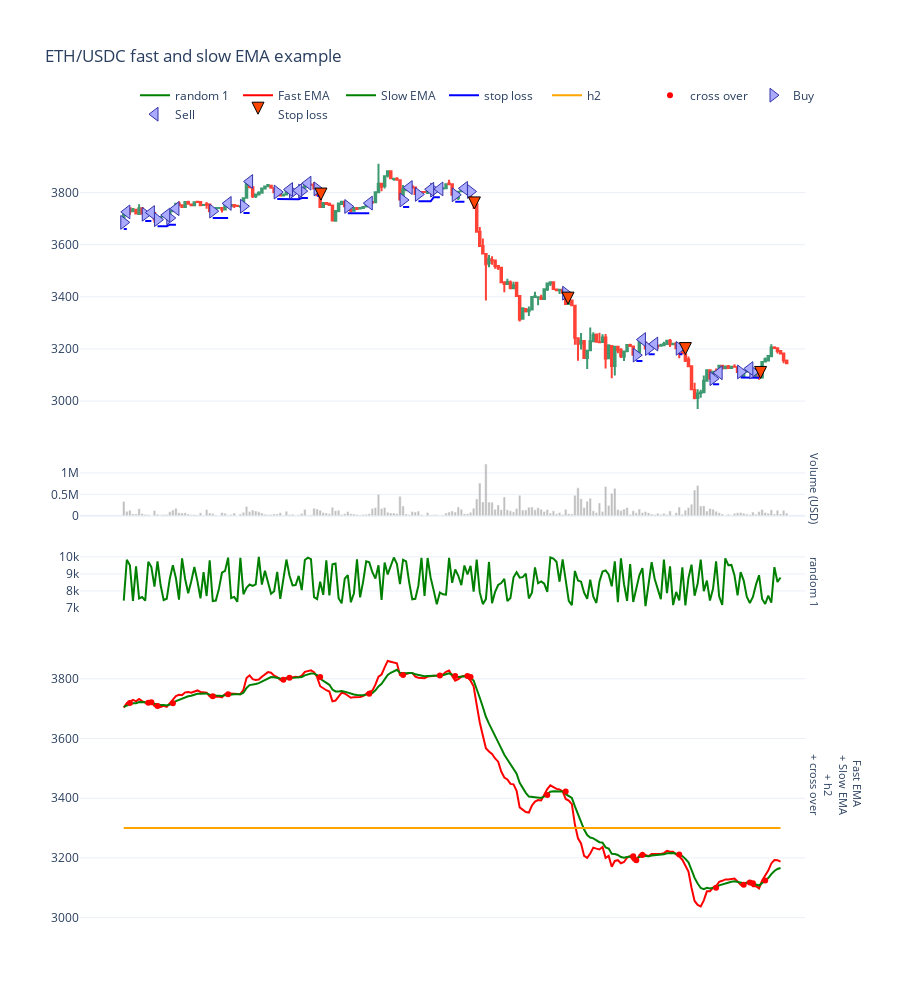

Notebook code cell kept with this figure:
### Markdown cell above
### Note

When zooming in, the event indicators will not be exactly where they should, unless the event falls exactly on a candle close. This is unfortunately something that cannot be fixed for the time being.

### Code cell
from tradeexecutor.visual.single_pair import visualise_single_pair, visualise_single_pair_positions_with_duration_and_slippage
from tradingstrategy.charting.candle_chart import VolumeBarMode

figure = visualise_single_pair(
    state,
    universe.universe.candles,
    start_at=START_AT,
    end_at=END_AT,
    volume_bar_mode=VolumeBarMode.separate,
    volume_axis_name="Volume (USD)",
    height = 1000,
    relative_sizing=[1, 0.2, 0.2, 1]
)

figure.show()

### Figure 1 — Plotly figure (JSON) as saved in the notebook; plotly's stock layout.template omitted (floating-point values rounded to 4 significant figures; data arrays with more than 128 entries replaced by an {"elided": "..."} marker saying what was removed)
{"data": [{"marker": {"color": "rgba(128,128,128,0.5)"}, "showlegend": false, "type": "bar", "x": {"elided": "217 str values"}, "xaxis": "x", "y": {"elided": "217 float values"}, "yaxis": "y2"}, {"close": {"elided": "217 float values"}, "high": {"elided": "217 float values"}, "hoverinfo": "text", "low": {"elided": "217 float values"}, "open": {"elided": "217 float values"}, "showlegend": false, "text": {"elided": "217 str values"}, "type": "candlestick", "x": {"elided": "217 str values"}, "xaxis": "x", "yaxis": "y"}, {"line": {"color": "green", "shape": "linear"}, "mode": "lines", "name": "random 1", "type": "scatter", "x": {"elided": "216 str values"}, "xaxis": "x", "y": {"elided": "216 int values"}, "yaxis": "y3"}, {"line": {"color": "red", "shape": "linear"}, "mode": "lines", "name": "Fast EMA", "type": "scatter", "x": {"elided": "216 str values"}, "xaxis": "x", "y": {"elided": "216 float values"}, "yaxis": "y4"}, {"line": {"color": "green", "shape": "linear"}, "mode": "lines", "name": "Slow EMA", "type": "scatter", "x": {"elided": "216 str values"}, "xaxis": "x", "y": {"elided": "216 float values"}, "yaxis": "y4"}, {"line": {"color": "blue", "shape": "linear"}, "mode": "lines", "name": "stop loss", "type": "scatter", "x": {"elided": "216 str values"}, "xaxis": "x", "y": {"elided": "216 float values"}, "yaxis": "y"}, {"line": {"color": "orange", "shape": "linear"}, "mode": "lines", "name": "h2", "type": "scatter", "x": {"elided": "216 str values"}, "xaxis": "x", "y": {"elided": "216 int values"}, "yaxis": "y4"}, {"marker": {"color": "red"}, "mode": "markers", "name": "cross over", "type": "scatter", "x": ["2022-01-01T02:00:00", "2022-01-01T08:00:00", "2022-01-01T09:00:00", "2022-01-01T11:00:00", "2022-01-01T16:00:00", "2022-01-02T05:00:00", "2022-01-02T10:00:00", "2022-01-03T04:00:00", "2022-01-03T06:00:00", "2022-01-03T16:00:00", "2022-01-04T08:00:00", "2022-01-04T19:00:00", "2022-01-05T07:00:00", "2022-01-05T12:00:00", "2022-01-05T16:00:00", "2022-01-05T17:00:00", "2022-01-06T18:00:00", "2022-01-07T00:00:00", "2022-01-07T22:00:00", "2022-01-07T23:00:00", "2022-01-08T01:00:00", "2022-01-08T13:00:00", "2022-01-09T01:00:00", "2022-01-09T10:00:00", "2022-01-09T12:00:00", "2022-01-09T13:00:00", "2022-01-09T17:00:00"], "xaxis": "x", "y": [3719.0, 3720.0, 3721.0, 3709.0, 3718.0, 3741.0, 3749.0, 3797.0, 3803.0, 3806.0, 3750.0, 3813.0, 3811.0, 3810.0, 3810.0, 3806.0, 3411.0, 3422.0, 3206.0, 3192.0, 3209.0, 3211.0, 3100.0, 3110.0, 3117.0, 3115.0, 3124.0], "yaxis": "y4"}, {"hoverinfo": "text", "marker": {"color": "#aaaaff", "line": {"color": "#3333aa", "width": 1}, "size": 12, "symbol": "triangle-right"}, "mode": "markers", "name": "Buy", "text": ["------------------------------------------------------------<br>Buy ETH<br><br>Executed at: 2022-01-01 00:00:00<br>Value: 7000.0000 USD<br>Quantity: 1.894503 ETH<br>Executed at price: 3694.8995 ETH / USD<br>Fees paid: $17.50", "------------------------------------------------------------<br>Buy ETH<br><br>Executed at: 2022-01-01 07:00:00<br>Value: 7028.6896 USD<br>Quantity: 1.886392 ETH<br>Executed at price: 3725.9956 ETH / USD<br>Fees paid: $17.57", "------------------------------------------------------------<br>Buy ETH<br><br>Executed at: 2022-01-01 11:00:00<br>Value: 7012.8027 USD<br>Quantity: 1.892556 ETH<br>Executed at price: 3705.4666 ETH / USD<br>Fees paid: $17.53", "------------------------------------------------------------<br>Buy ETH<br><br>Executed at: 2022-01-01 15:00:00<br>Value: 7011.2038 USD<br>Quantity: 1.888913 ETH<br>Executed at price: 3711.7661 ETH / USD<br>Fees paid: $17.53", "------------------------------------------------------------<br>Buy ETH<br><br>Executed at: 2022-01-02 05:00:00<br>Value: 7033.8286 USD<br>Quantity: 1.881604 ETH<br>Executed at price: 3738.2089 ETH / USD<br>Fees paid: $17.58", "------------------------------------------------------------<br>Buy ETH<br><br>Executed at: 2022-01-02 15:00:00<br>Value: 7048.0019 USD<br>Quantity: 1.875948 ETH<br>Executed at price: 3757.0352 ETH / USD<br>Fees paid: $17.62", "------------------------------------------------------------<br>Buy ETH<br><br>Executed at: 2022-01-03 02:00:00<br>Value: 7147.6100 USD<br>Quantity: 1.875278 ETH<br>Executed at price: 3811.4945 ETH / USD<br>Fees paid: $17.87", "------------------------------------------------------------<br>Buy ETH<br><br>Executed at: 2022-01-03 07:00:00<br>Value: 7135.2214 USD<br>Quantity: 1.872290 ETH<br>Executed at price: 3810.9605 ETH / USD<br>Fees paid: $17.84", "------------------------------------------------------------<br>Buy ETH<br><br>Executed at: 2022-01-03 10:00:00<br>Value: 7118.7001 USD<br>Quantity: 1.865887 ETH<br>Executed at price: 3815.1828 ETH / USD<br>Fees paid: $17.80", "------------------------------------------------------------<br>Buy ETH<br><br>Executed at: 2022-01-03 15:00:00<br>Value: 7133.4370 USD<br>Quantity: 1.865559 ETH<br>Executed at price: 3823.7538 ETH / USD<br>Fees paid: $17.83", "------------------------------------------------------------<br>Buy ETH<br><br>Executed at: 2022-01-04 01:00:00<br>Value: 7052.4342 USD<br>Quantity: 1.877665 ETH<br>Executed at price: 3755.9597 ETH / USD<br>Fees paid: $17.63", "------------------------------------------------------------<br>Buy ETH<br><br>Executed at: 2022-01-04 19:00:00<br>Value: 7044.7507 USD<br>Quantity: 1.863267 ETH<br>Executed at price: 3780.8598 ETH / USD<br>Fees paid: $17.61", "------------------------------------------------------------<br>Buy ETH<br><br>Executed at: 2022-01-05 00:00:00<br>Value: 7082.4008 USD<br>Quantity: 1.862529 ETH<br>Executed at price: 3802.5728 ETH / USD<br>Fees paid: $17.71", "------------------------------------------------------------<br>Buy ETH<br><br>Executed at: 2022-01-05 05:00:00<br>Value: 7083.0144 USD<br>Quantity: 1.854833 ETH<br>Executed at price: 3818.6805 ETH / USD<br>Fees paid: $17.71", "------------------------------------------------------------<br>Buy ETH<br><br>Executed at: 2022-01-05 12:00:00<br>Value: 7064.5175 USD<br>Quantity: 1.858635 ETH<br>Executed at price: 3800.9170 ETH / USD<br>Fees paid: $17.66", "------------------------------------------------------------<br>Buy ETH<br><br>Executed at: 2022-01-05 17:00:00<br>Value: 7071.7837 USD<br>Quantity: 1.854287 ETH<br>Executed at price: 3813.7484 ETH / USD<br>Fees paid: $17.68", "------------------------------------------------------------<br>Buy ETH<br><br>Executed at: 2022-01-07 00:00:00<br>Value: 6960.4425 USD<br>Quantity: 2.033760 ETH<br>Executed at price: 3422.4508 ETH / USD<br>Fees paid: $17.40", "------------------------------------------------------------<br>Buy ETH<br><br>Executed at: 2022-01-07 23:00:00<br>Value: 6876.4855 USD<br>Quantity: 2.159454 ETH<br>Executed at price: 3184.3629 ETH / USD<br>Fees paid: $17.19", "------------------------------------------------------------<br>Buy ETH<br><br>Executed at: 2022-01-08 03:00:00<br>Value: 6942.3422 USD<br>Quantity: 2.162922 ETH<br>Executed at price: 3209.7058 ETH / USD<br>Fees paid: $17.36", "------------------------------------------------------------<br>Buy ETH<br><br>Executed at: 2022-01-08 13:00:00<br>Value: 6944.1691 USD<br>Quantity: 2.163002 ETH<br>Executed at price: 3210.4315 ETH / USD<br>Fees paid: $17.36", "------------------------------------------------------------<br>Buy ETH<br><br>Executed at: 2022-01-09 00:00:00<br>Value: 6883.7186 USD<br>Quantity: 2.225097 ETH<br>Executed at price: 3093.6717 ETH / USD<br>Fees paid: $17.21", "------------------------------------------------------------<br>Buy ETH<br><br>Executed at: 2022-01-09 09:00:00<br>Value: 6894.8843 USD<br>Quantity: 2.210112 ETH<br>Executed at price: 3119.6986 ETH / USD<br>Fees paid: $17.24", "------------------------------------------------------------<br>Buy ETH<br><br>Executed at: 2022-01-09 13:00:00<br>Value: 6890.5796 USD<br>Quantity: 2.209239 ETH<br>Executed at price: 3118.9833 ETH / USD<br>Fees paid: $17.23"], "type": "scatter", "x": ["2022-01-01T00:00:00", "2022-01-01T07:00:00", "2022-01-01T11:00:00", "2022-01-01T15:00:00", "2022-01-02T05:00:00", "2022-01-02T15:00:00", "2022-01-03T02:00:00", "2022-01-03T07:00:00", "2022-01-03T10:00:00", "2022-01-03T15:00:00", "2022-01-04T01:00:00", "2022-01-04T19:00:00", "2022-01-05T00:00:00", "2022-01-05T05:00:00", "2022-01-05T12:00:00", "2022-01-05T17:00:00", "2022-01-07T00:00:00", "2022-01-07T23:00:00", "2022-01-08T03:00:00", "2022-01-08T13:00:00", "2022-01-09T00:00:00", "2022-01-09T09:00:00", "2022-01-09T13:00:00"], "xaxis": "x", "y": [3686.0, 3717.0, 3696.0, 3703.0, 3729.0, 3748.0, 3802.0, 3801.0, 3806.0, 3814.0, 3747.0, 3771.0, 3793.0, 3809.0, 3791.0, 3804.0, 3414.0, 3176.0, 3202.0, 3202.0, 3086.0, 3112.0, 3111.0], "yaxis": "y"}, {"hoverinfo": "text", "marker": {"color": "#aaaaff", "line": {"color": "#3333aa", "width": 1}, "size": 12, "symbol": "triangle-left"}, "mode": "markers", "name": "Sell", "text": ["------------------------------------------------------------<br>Sell ETH<br><br>Executed at: 2022-01-01 01:00:00<br>Value: 7040.9852 USD<br>Quantity: 1.894503 ETH<br>Executed at price: 3716.5333 ETH / USD<br>Fees paid: $17.65", "------------------------------------------------------------<br>Sell ETH<br><br>Executed at: 2022-01-01 09:00:00<br>Value: 7005.9940 USD<br>Quantity: 1.886392 ETH<br>Executed at price: 3713.9644 ETH / USD<br>Fees paid: $17.56", "------------------------------------------------------------<br>Sell ETH<br><br>Executed at: 2022-01-01 14:00:00<br>Value: 7010.5186 USD<br>Quantity: 1.892556 ETH<br>Executed at price: 3704.2597 ETH / USD<br>Fees paid: $17.57", "------------------------------------------------------------<br>Sell ETH<br><br>Executed at: 2022-01-01 17:00:00<br>Value: 7043.5249 USD<br>Quantity: 1.888913 ETH<br>Executed at price: 3728.8770 ETH / USD<br>Fees paid: $17.65", "------------------------------------------------------------<br>Sell ETH<br><br>Executed at: 2022-01-02 10:00:00<br>Value: 7054.0761 USD<br>Quantity: 1.881604 ETH<br>Executed at price: 3748.9697 ETH / USD<br>Fees paid: $17.68", "------------------------------------------------------------<br>Sell ETH<br><br>Executed at: 2022-01-02 17:00:00<br>Value: 7190.2993 USD<br>Quantity: 1.875948 ETH<br>Executed at price: 3832.8888 ETH / USD<br>Fees paid: $18.02", "------------------------------------------------------------<br>Sell ETH<br><br>Executed at: 2022-01-03 06:00:00<br>Value: 7129.9120 USD<br>Quantity: 1.875278 ETH<br>Executed at price: 3802.0569 ETH / USD<br>Fees paid: $17.87", "------------------------------------------------------------<br>Sell ETH<br><br>Executed at: 2022-01-03 09:00:00<br>Value: 7111.6196 USD<br>Quantity: 1.872290 ETH<br>Executed at price: 3798.3546 ETH / USD<br>Fees paid: $17.82", "------------------------------------------------------------<br>Sell ETH<br><br>Executed at: 2022-01-03 12:00:00<br>Value: 7139.7528 USD<br>Quantity: 1.865887 ETH<br>Executed at price: 3826.4657 ETH / USD<br>Fees paid: $17.89", "------------------------------------------------------------<br>Sell ETH<br><br>Executed at: 2022-01-04 08:00:00<br>Value: 7041.4577 USD<br>Quantity: 1.877665 ETH<br>Executed at price: 3750.1139 ETH / USD<br>Fees paid: $17.65", "------------------------------------------------------------<br>Sell ETH<br><br>Executed at: 2022-01-04 21:00:00<br>Value: 7098.5365 USD<br>Quantity: 1.863267 ETH<br>Executed at price: 3809.7262 ETH / USD<br>Fees paid: $17.79", "------------------------------------------------------------<br>Sell ETH<br><br>Executed at: 2022-01-05 04:00:00<br>Value: 7083.2774 USD<br>Quantity: 1.862529 ETH<br>Executed at price: 3803.0435 ETH / USD<br>Fees paid: $17.75", "------------------------------------------------------------<br>Sell ETH<br><br>Executed at: 2022-01-05 07:00:00<br>Value: 7056.5902 USD<br>Quantity: 1.854833 ETH<br>Executed at price: 3804.4343 ETH / USD<br>Fees paid: $17.69", "------------------------------------------------------------<br>Sell ETH<br><br>Executed at: 2022-01-05 15:00:00<br>Value: 7074.8978 USD<br>Quantity: 1.858635 ETH<br>Executed at price: 3806.5019 ETH / USD<br>Fees paid: $17.73", "------------------------------------------------------------<br>Sell ETH<br><br>Executed at: 2022-01-08 01:00:00<br>Value: 6970.5665 USD<br>Quantity: 2.159454 ETH<br>Executed at price: 3227.9299 ETH / USD<br>Fees paid: $17.47", "------------------------------------------------------------<br>Sell ETH<br><br>Executed at: 2022-01-08 05:00:00<br>Value: 6944.9521 USD<br>Quantity: 2.162922 ETH<br>Executed at price: 3210.9125 ETH / USD<br>Fees paid: $17.41", "------------------------------------------------------------<br>Sell ETH<br><br>Executed at: 2022-01-09 02:00:00<br>Value: 6899.6696 USD<br>Quantity: 2.225097 ETH<br>Executed at price: 3100.8404 ETH / USD<br>Fees paid: $17.29", "------------------------------------------------------------<br>Sell ETH<br><br>Executed at: 2022-01-09 12:00:00<br>Value: 6888.7347 USD<br>Quantity: 2.210112 ETH<br>Executed at price: 3116.9162 ETH / USD<br>Fees paid: $17.26"], "type": "scatter", "x": ["2022-01-01T01:00:00", "2022-01-01T09:00:00", "2022-01-01T14:00:00", "2022-01-01T17:00:00", "2022-01-02T10:00:00", "2022-01-02T17:00:00", "2022-01-03T06:00:00", "2022-01-03T09:00:00", "2022-01-03T12:00:00", "2022-01-04T08:00:00", "2022-01-04T21:00:00", "2022-01-05T04:00:00", "2022-01-05T07:00:00", "2022-01-05T15:00:00", "2022-01-08T01:00:00", "2022-01-08T05:00:00", "2022-01-09T02:00:00", "2022-01-09T12:00:00"], "xaxis": "x", "y": [3726.0, 3723.0, 3714.0, 3738.0, 3758.0, 3842.0, 3812.0, 3808.0, 3836.0, 3760.0, 3819.0, 3813.0, 3814.0, 3816.0, 3236.0, 3219.0, 3109.0, 3125.0], "yaxis": "y"}, {"hoverinfo": "text", "marker": {"color": ["orangered", "orangered", "orangered", "orangered", "orangered"], "line": {"color": "black", "width": 1}, "size": 12, "symbol": "arrow-down"}, "mode": "markers", "name": "Stop loss", "text": ["------------------------------------------------------------<br>Stop loss ETH<br><br>Triggered at: 3787.5187 ETH / USD<br>Executed at: 2022-01-03 16:15:00<br>Value: 7017.7187 USD<br>Quantity: 1.865559 ETH<br>Executed at price: 3761.7250 ETH / USD<br>Fees paid: $17.59", "------------------------------------------------------------<br>Stop loss ETH<br><br>Triggered at: 3777.6082 ETH / USD<br>Executed at: 2022-01-05 18:15:00<br>Value: 6912.7249 USD<br>Quantity: 1.854287 ETH<br>Executed at price: 3727.9695 ETH / USD<br>Fees paid: $17.33", "------------------------------------------------------------<br>Stop loss ETH<br><br>Triggered at: 3390.0186 ETH / USD<br>Executed at: 2022-01-07 00:45:00<br>Value: 6840.5039 USD<br>Quantity: 2.033760 ETH<br>Executed at price: 3363.4770 ETH / USD<br>Fees paid: $17.14", "------------------------------------------------------------<br>Stop loss ETH<br><br>Triggered at: 3180.0084 ETH / USD<br>Executed at: 2022-01-08 15:00:00<br>Value: 6857.8112 USD<br>Quantity: 2.163002 ETH<br>Executed at price: 3170.5064 ETH / USD<br>Fees paid: $17.19", "------------------------------------------------------------<br>Stop loss ETH<br><br>Triggered at: 3089.4268 ETH / USD<br>Executed at: 2022-01-09 15:30:00<br>Value: 6802.6281 USD<br>Quantity: 2.209239 ETH<br>Executed at price: 3079.1725 ETH / USD<br>Fees paid: $17.05"], "type": "scatter", "x": ["2022-01-03T16:15:00", "2022-01-05T18:15:00", "2022-01-07T00:45:00", "2022-01-08T15:00:00", "2022-01-09T15:30:00"], "xaxis": "x", "y": [3771.0, 3737.0, 3372.0, 3178.0, 3087.0], "yaxis": "y"}, {"hoverinfo": "text", "marker": {"color": "lightgreen", "line": {"color": "black", "width": 1}, "size": 12, "symbol": "arrow-up"}, "mode": "markers", "name": "Take profit", "text": [], "type": "scatter", "x": [], "xaxis": "x", "y": [], "yaxis": "y"}], "layout": {"annotations": [{"font": {"size": 11}, "showarrow": false, "text": "Volume (USD)", "textangle": 90, "x": 0.98, "xanchor": "left", "xref": "paper", "y": 0.5604, "yanchor": "middle", "yref": "paper"}, {"font": {"size": 11}, "showarrow": false, "text": "random 1", "textangle": 90, "x": 0.98, "xanchor": "left", "xref": "paper", "y": 0.4396, "yanchor": "middle", "yref": "paper"}, {"font": {"size": 11}, "showarrow": false, "text": "Fast EMA<br> + Slow EMA<br> + h2<br> + cross over", "textangle": 90, "x": 0.98, "xanchor": "left", "xref": "paper", "y": 0.1771, "yanchor": "middle", "yref": "paper"}], "height": 1000, "hovermode": "x unified", "legend": {"orientation": "h", "x": 1, "xanchor": "right", "y": 1.09, "yanchor": "top"}, "margin": {"t": 150}, "title": {"text": "ETH/USDC fast and slow EMA example", "y": 0.95}, "xaxis": {"anchor": "y", "domain": [0, 0.98], "matches": "x4", "rangeslider": {"visible": false}, "showticklabels": false}, "xaxis2": {"anchor": "y2", "domain": [0, 0.98], "matches": "x4", "rangeslider": {"visible": false}, "showticklabels": false}, "xaxis3": {"anchor": "y3", "domain": [0, 0.98], "matches": "x4", "rangeslider": {"visible": false}, "showticklabels": false}, "xaxis4": {"anchor": "y4", "domain": [0, 0.98], "rangeslider": {"visible": false}}, "yaxis": {"anchor": "x", "domain": [0.6458, 1], "showspikes": true, "spikedash": "dot", "spikemode": "across", "spikesnap": "cursor", "spikethickness": 1}, "yaxis2": {"anchor": "x2", "domain": [0.525, 0.5958], "showspikes": true, "spikedash": "dot", "spikemode": "across", "spikesnap": "cursor", "spikethickness": 1}, "yaxis3": {"anchor": "x3", "domain": [0.4042, 0.475], "showspikes": true, "spikedash": "dot", "spikemode": "across", "spikesnap": "cursor", "spikethickness": 1}, "yaxis4": {"anchor": "x4", "domain": [0, 0.3542], "showspikes": true, "spikedash": "dot", "spikemode": "across", "spikesnap": "cursor", "spikethickness": 1}}}
